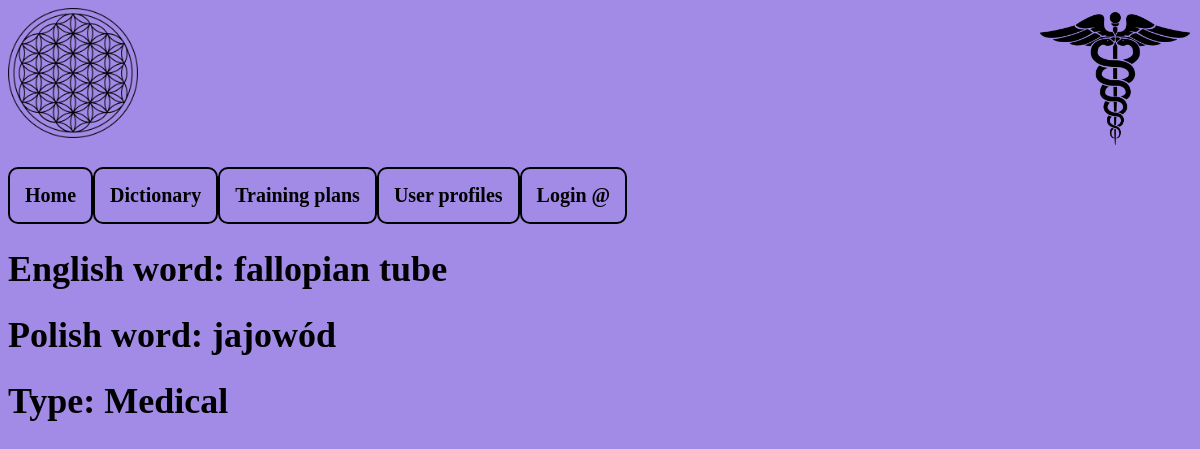
The app's page /word/1 with its own data.
### base/models.py (models this page shows, shortened)
class Word(models.Model):
    english = models.CharField( max_length=100)
    polish = models.CharField( max_length=100)
    genre = models.CharField( max_length=30)
    description = models.TextField(null=True,blank=True)
    updated = models.DateTimeField(auto_now=True)
    created= models.DateTimeField(auto_now_add=True)

### base/views.py (the view)
def word(request, pk):
        word= Word.objects.get(id=pk)
        context={'word':word}
        return render(request, 'base/word.html', context)

### base/templates/base/word.html
{%include 'homemain.html' %}
{% block content %}
<h1> English word: {{word.english}} </h1>
<h1> Polish word: {{word.polish}}  </h1>
<h1> Type: {{word.genre}} </h1>
{%endblock%}

### templates/homemain.html (style rules this page uses)
body { background-color: #A28BE7; text: solid padding: 30px 10px; text-decoration: solid; font-size:18px; font-weight: bold; }

### records on screen
Word: english "fallopian tube", polish "jajowód", genre "Medical"
